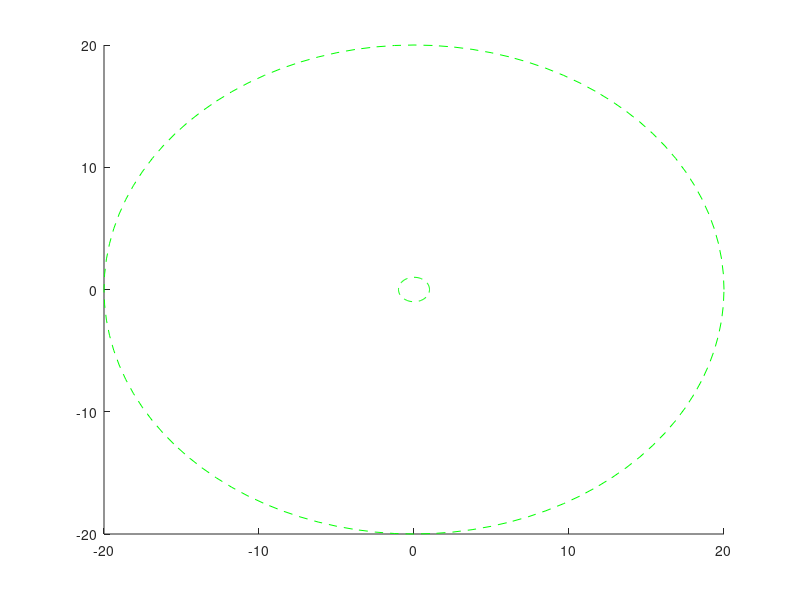

The MATLAB script that drew this image:
clear variables; clc; close all;

deg2rad = pi/180;

q = 1;
r = 1;
R = 20;
alpha = 0*deg2rad + pi/2;

%% Connectivity Matrices
% [CBT,CST] = TensegrityWheel_Connectivity(q);

%% Nodal Matrix

% TensegrityPlot(N,CBT,CST)
% hold on;
%Plotting the circles
r = [r,R];
for i = 1:1:2
    x = 0; y = 0;
    hold on
    th = 0:pi/50:2*pi;
    xunit = r(i) * cos(th) + x;
    yunit = r(i) * sin(th) + y;
    h = plot(xunit, yunit,'g--');
end










 